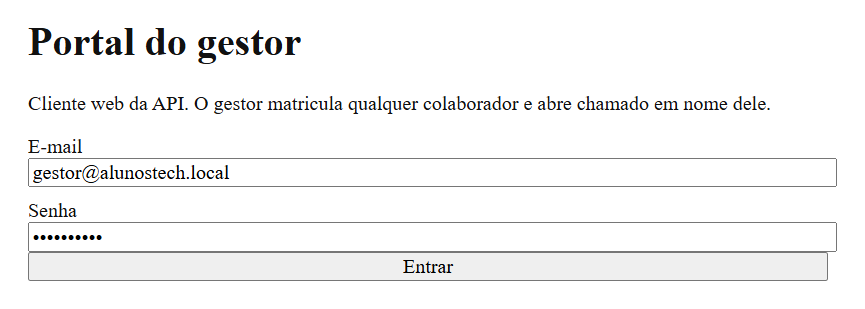
#> input picture docs/figuras/portal-login.png, 865 x 309 px
$ python _desenhar.py
#> lines starting #> are read from the running program, lines starting #| are printed output that depends on the picture
# -*- coding: utf-8 -*-
"""Desenha as duas figuras de topologia e de modelo a partir do que o cluster executa."""

from PIL import Image, ImageDraw, ImageFont

FONTE = ImageFont.truetype(r"C:\Windows\Fonts\times.ttf", 28)
FONTE_B = ImageFont.truetype(r"C:\Windows\Fonts\timesbd.ttf", 30)
FONTE_P = ImageFont.truetype(r"C:\Windows\Fonts\times.ttf", 24)
PRETO = (0, 0, 0)
BRANCO = (255, 255, 255)
CINZA = (245, 245, 245)


def caixa(draw, xy, titulo, linhas):
    draw.rounded_rectangle(xy, radius=12, fill=BRANCO, outline=PRETO, width=3)
    x1, y1, x2, y2 = xy
    draw.text((x1 + 18, y1 + 14), titulo, font=FONTE_B, fill=PRETO)
    y = y1 + 56
    for linha in linhas:
        draw.text((x1 + 18, y), linha, font=FONTE_P, fill=PRETO)
        y += 32


def seta(draw, a, b):
    draw.line([a, b], fill=PRETO, width=3)
    x, y = b
    ax, ay = a
    if abs(x - ax) >= abs(y - ay):
        sinal = 1 if x > ax else -1
        draw.polygon([(x, y), (x - 14 * sinal, y - 8), (x - 14 * sinal, y + 8)], fill=PRETO)
    else:
        sinal = 1 if y > ay else -1
        draw.polygon([(x, y), (x - 8, y - 14 * sinal), (x + 8, y - 14 * sinal)], fill=PRETO)


def arquitetura(destino):
    im = Image.new("RGB", (1680, 900), BRANCO)
#> im: PIL image 1680x900 RGB; every value is 255
    draw = ImageDraw.Draw(im)
    draw.rounded_rectangle((30, 30, 1100, 870), radius=16, fill=CINZA, outline=PRETO, width=3)
    draw.text((52, 48), "Cluster kind — nó alunos-tech-control-plane", font=FONTE_B, fill=PRETO)
    draw.text((52, 90), "Kubernetes v1.33.1 nesta máquina. Não é nuvem de provedor.", font=FONTE_P, fill=PRETO)
    caixa(draw, (70, 160, 520, 340), "Portal do gestor", ["/gestor/ no navegador"])
    caixa(draw, (620, 160, 1100, 340), "Aplicativo MAUI", ["AlunosTech.Mobile no emulador"])
    caixa(draw, (180, 400, 980, 620), "API", ["127.0.0.1:18080", "localhost:5001/alunos-tech-api:4604e61"])
    caixa(draw, (1220, 400, 1640, 620), "Registro local", ["localhost:5001", "tag 4604e61"])
    caixa(draw, (180, 680, 980, 860), "PostgreSQL 16", ["serviço ClusterIP, sem porta no host"])
    seta(draw, (295, 340), (420, 400))
    seta(draw, (860, 340), (740, 400))
    seta(draw, (580, 620), (580, 680))
    seta(draw, (1220, 510), (980, 510))
    im.save(destino)
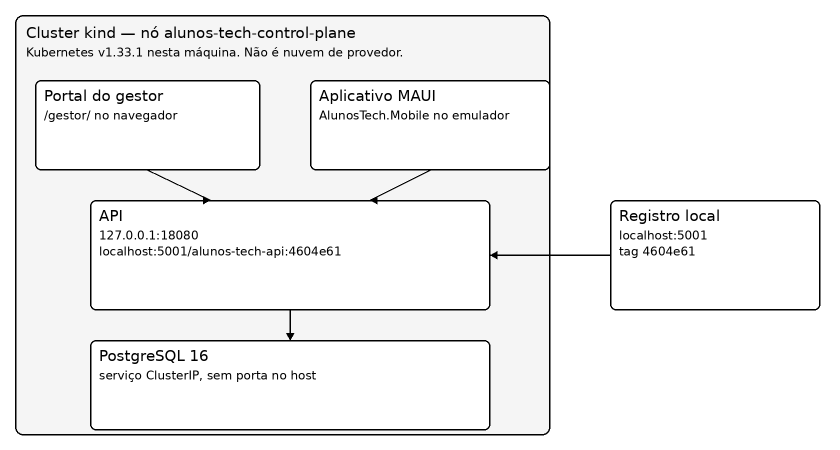
#> saved as arquitetura.png: PIL image 1680x900 RGB (shown at 1/2 size); min 0, max 255, mean 242.3


def modelo(destino):
    im = Image.new("RGB", (1680, 920), BRANCO)
#> im: PIL image 1680x920 RGB; every value is 255
    draw = ImageDraw.Draw(im)
    caixa(draw, (40, 30, 560, 280), "Alunos", [
        "Id  uuid  PK",
        "Nome, Email, Cargo",
        "Ativo, CreatedAt, UpdatedAt",
    ])
    caixa(draw, (1120, 30, 1640, 280), "Cursos", [
        "Id  uuid  PK",
        "Titulo, Descricao, CargaHoraria",
        "Ativo, CreatedAt, UpdatedAt",
    ])
    caixa(draw, (40, 430, 560, 780), "ChamadosSuporte", [
        "Id  uuid  PK",
        "AlunoId  FK para Alunos",
        "Titulo, Descricao",
        "Status, Prioridade",
    ])
    caixa(draw, (760, 400, 1560, 860), "Matriculas", [
        "Id  uuid  PK",
        "AlunoId  FK para Alunos",
        "CursoId  FK para Cursos",
        "Status, DataMatricula",
        "CreatedAt, UpdatedAt",
        "UX_Matriculas_AlunoId_CursoId",
        "UNIQUE (AlunoId, CursoId)",
    ])
    draw.line([(300, 280), (300, 430)], fill=PRETO, width=3)
    draw.text((312, 330), "1", font=FONTE_B, fill=PRETO)
    draw.text((312, 380), "N", font=FONTE_B, fill=PRETO)
    draw.line([(400, 280), (900, 400)], fill=PRETO, width=3)
    draw.text((520, 300), "1", font=FONTE_B, fill=PRETO)
    draw.text((820, 350), "N", font=FONTE_B, fill=PRETO)
    draw.line([(1380, 280), (1200, 400)], fill=PRETO, width=3)
    draw.text((1340, 300), "1", font=FONTE_B, fill=PRETO)
    draw.text((1220, 350), "N", font=FONTE_B, fill=PRETO)
    im.save(destino)
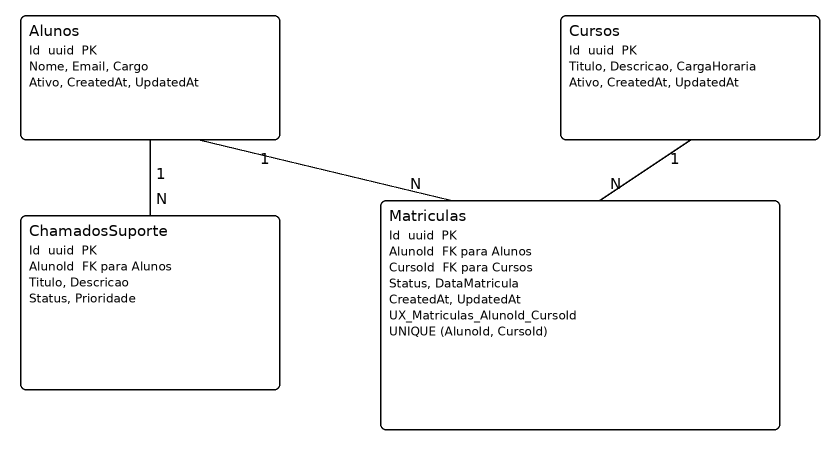
#> saved as modelo.png: PIL image 1680x920 RGB (shown at 1/2 size); min 0, max 255, mean 246.8


def recortar(origem, destino, margem=28):
#> called with margem = 28
    im = Image.open(origem).convert("RGB")
#> im is the input picture: PIL image 865x309 RGB; mean R, G, B 245.4, 245.4, 245.4
    pixels = im.load()
    largura, altura = im.size
#> largura = 865; altura = 309
    topo, fundo, esquerda, direita = altura, 0, largura, 0
#> topo = 309; fundo = 0; esquerda = 865; direita = 0
    for y in range(altura):
        for x in range(largura):
            r, g, b = pixels[x, y]
            if r < 250 or g < 250 or b < 250:
                topo = min(topo, y)
                fundo = max(fundo, y)
                esquerda = min(esquerda, x)
                direita = max(direita, x)
    caixa_recorte = (
        max(0, esquerda - margem),
        max(0, topo - margem),
        min(largura, direita + margem + 1),
        min(altura, fundo + margem + 1),
    )
#> caixa_recorte = (0, 0, 865, 309)
    im.crop(caixa_recorte).save(destino)


if __name__ == "__main__":
    from pathlib import Path
    base = Path(__file__).resolve().parent
    arquitetura(base / "arquitetura.png")
    modelo(base / "modelo.png")
    for nome in (
        "portal-login.png",
        "portal-matricula.png",
        "portal-chamado.png",
        "portal-duplicada.png",
        "navegador-colaborador.png",
    ):
#> (the run stopped early here; a loop or call above may not have finished)
